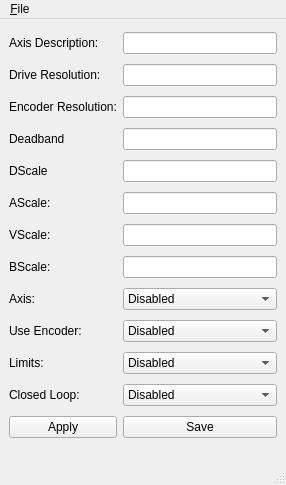
<?xml version="1.0" encoding="UTF-8"?>
<ui version="4.0">
 <class>GuiMotorConfig</class>
 <widget class="QMainWindow" name="GuiMotorConfig">
  <property name="geometry">
   <rect>
    <x>0</x>
    <y>0</y>
    <width>286</width>
    <height>485</height>
   </rect>
  </property>
  <property name="windowTitle">
   <string>MainWindow</string>
  </property>
  <widget class="QWidget" name="centralwidget">
   <layout class="QGridLayout" name="gridLayout">
    <item row="0" column="0">
     <widget class="QLabel" name="DescriptionLabel">
      <property name="text">
       <string>Axis Description:</string>
      </property>
     </widget>
    </item>
    <item row="0" column="1">
     <widget class="QLineEdit" name="DescriptionEdit"/>
    </item>
    <item row="1" column="0">
     <widget class="QLabel" name="DResLabel">
      <property name="text">
       <string>Drive Resolution:</string>
      </property>
     </widget>
    </item>
    <item row="1" column="1">
     <widget class="QLineEdit" name="DResEdit"/>
    </item>
    <item row="2" column="0">
     <widget class="QLabel" name="EResLabel">
      <property name="text">
       <string>Encoder Resolution:</string>
      </property>
     </widget>
    </item>
    <item row="2" column="1">
     <widget class="QLineEdit" name="EResEdit"/>
    </item>
    <item row="3" column="0">
     <widget class="QLabel" name="DeadbandLabel">
      <property name="text">
       <string>Deadband</string>
      </property>
     </widget>
    </item>
    <item row="3" column="1">
     <widget class="QLineEdit" name="DeadbandEdit"/>
    </item>
    <item row="4" column="0">
     <widget class="QLabel" name="DscaleLabel">
      <property name="text">
       <string>DScale</string>
      </property>
     </widget>
    </item>
    <item row="4" column="1">
     <widget class="QLineEdit" name="DScaleEdit"/>
    </item>
    <item row="5" column="0">
     <widget class="QLabel" name="AScaleLabel">
      <property name="text">
       <string>AScale:</string>
      </property>
     </widget>
    </item>
    <item row="5" column="1">
     <widget class="QLineEdit" name="AScaleEdit"/>
    </item>
    <item row="6" column="0">
     <widget class="QLabel" name="VScaleLabel">
      <property name="text">
       <string>VScale:</string>
      </property>
     </widget>
    </item>
    <item row="6" column="1">
     <widget class="QLineEdit" name="VScaleEdit"/>
    </item>
    <item row="7" column="0">
     <widget class="QLabel" name="BScaleLabel">
      <property name="text">
       <string>BScale:</string>
      </property>
     </widget>
    </item>
    <item row="7" column="1">
     <widget class="QLineEdit" name="BScaleEdit"/>
    </item>
    <item row="8" column="0">
     <widget class="QLabel" name="EResLabel_2">
      <property name="text">
       <string>Axis:</string>
      </property>
     </widget>
    </item>
    <item row="8" column="1">
     <widget class="QComboBox" name="AxisEnableComboBox">
      <item>
       <property name="text">
        <string>Disabled</string>
       </property>
      </item>
      <item>
       <property name="text">
        <string>Enabled</string>
       </property>
      </item>
     </widget>
    </item>
    <item row="9" column="0">
     <widget class="QLabel" name="EResLabel_3">
      <property name="text">
       <string>Use Encoder:</string>
      </property>
     </widget>
    </item>
    <item row="9" column="1">
     <widget class="QComboBox" name="UseEncoderComboBox">
      <item>
       <property name="text">
        <string>Disabled</string>
       </property>
      </item>
      <item>
       <property name="text">
        <string>Enabled</string>
       </property>
      </item>
     </widget>
    </item>
    <item row="10" column="0">
     <widget class="QLabel" name="EResLabel_4">
      <property name="text">
       <string>Limits:</string>
      </property>
     </widget>
    </item>
    <item row="10" column="1">
     <widget class="QComboBox" name="LimtsComboBox">
      <item>
       <property name="text">
        <string>Disabled</string>
       </property>
      </item>
      <item>
       <property name="text">
        <string>Enabled</string>
       </property>
      </item>
     </widget>
    </item>
    <item row="11" column="0">
     <widget class="QLabel" name="EResLabel_5">
      <property name="text">
       <string>Closed Loop:</string>
      </property>
     </widget>
    </item>
    <item row="11" column="1">
     <widget class="QComboBox" name="PosMaintenanceComboBox">
      <item>
       <property name="text">
        <string>Disabled</string>
       </property>
      </item>
      <item>
       <property name="text">
        <string>Enabled</string>
       </property>
      </item>
     </widget>
    </item>
    <item row="12" column="0">
     <widget class="QPushButton" name="ApplyButton">
      <property name="text">
       <string>Apply</string>
      </property>
     </widget>
    </item>
    <item row="12" column="1">
     <widget class="QPushButton" name="SaveButton">
      <property name="text">
       <string>Save</string>
      </property>
     </widget>
    </item>
   </layout>
  </widget>
  <widget class="QMenuBar" name="menubar">
   <property name="geometry">
    <rect>
     <x>0</x>
     <y>0</y>
     <width>286</width>
     <height>25</height>
    </rect>
   </property>
   <widget class="QMenu" name="menu_File">
    <property name="title">
     <string>&amp;File</string>
    </property>
    <addaction name="action_Close"/>
    <addaction name="action_close"/>
    <addaction name="action_Close_2"/>
   </widget>
   <addaction name="menu_File"/>
  </widget>
  <widget class="QStatusBar" name="statusbar"/>
  <action name="action_Close">
   <property name="text">
    <string>&amp;Apply</string>
   </property>
  </action>
  <action name="action_close">
   <property name="text">
    <string>&amp;Save</string>
   </property>
  </action>
  <action name="action_Close_2">
   <property name="text">
    <string>&amp;Close</string>
   </property>
  </action>
 </widget>
 <resources/>
 <connections/>
</ui>
